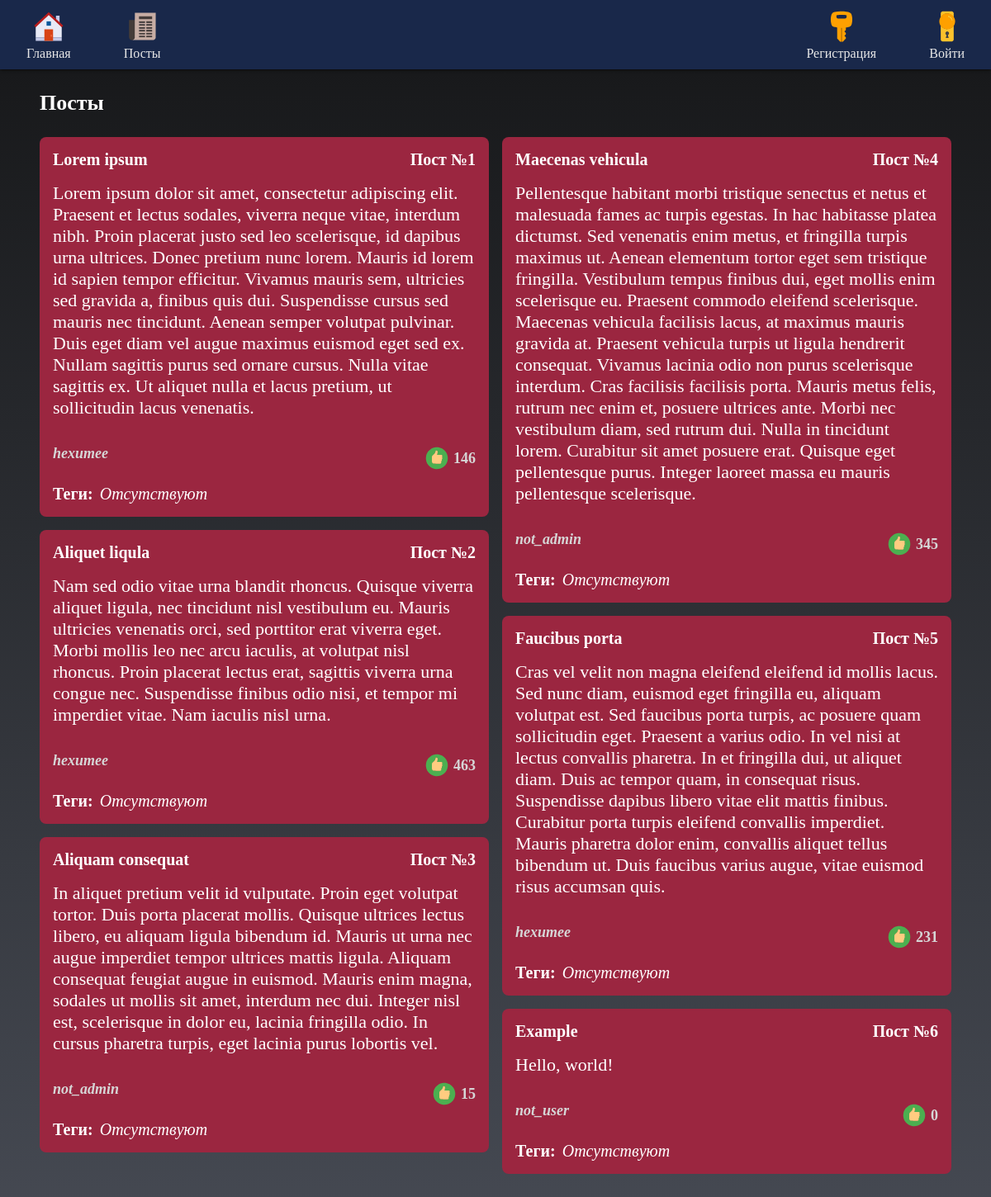
/posts/, run on the app's committed database.
### lab7_django/models.py (models this page shows, shortened)
class Post(Model):
    pid = AutoField(verbose_name="Идентификатор поста", primary_key=True)
    nickname = TextField(verbose_name="Никнейм")
    header = TextField(verbose_name="Заголовок")
    text = TextField(verbose_name="Текст")
    likes_cnt = IntegerField(verbose_name="Количество лайков", default=0)
    class Meta:
        verbose_name = "Пост"
        verbose_name_plural = "Посты"

### lab7_django/views.py (the view)
# urls.py: path("posts/", views.posts, name="posts"),
def posts(request):
    posts = Post.objects.all()
    ptags = Tags.objects.all()
    posted = {}
    tagged = {}
    for tag in ptags:
        if tag.pid not in tagged.keys():
            tagged.update({tag.pid: [tag.tag]})
        else:
            tagged[tag.pid].append(tag.tag)
    print(tagged)
    for post in posts:
        posted.update({post.pid: {"nickname": post.nickname, "header": post.header, "text": post.text, "likes": post.likes_cnt, "tags": ", ".join(tagged[post.pid]) if post.pid in tagged.keys() else None}})
    return render(request, "posts/posts.html", {"role": get_role(request.user), "result": posted})

### lab7_django/views.py (called while the page is built, shortened)
def get_role(user):
    role = "None"
    return role

### lab7_django/templates/posts/posts.html (shortened to what this page needs)
{% load static %}
<html>
    <head>
        <link href="{% static 'css/main.css' %}" rel="stylesheet">
        <link href="{% static 'css/posts.css' %}" rel="stylesheet">
        <link href="{% static 'css/header.css' %}" rel="stylesheet">
        <link href="{% static 'css/post_admin.css' %}" rel="stylesheet">
    </head>
    <body>
        {% include 'main/header.html' %}
        <container>
            <div class="inner">
                <h3>Посты</h3>
                <div class="post_container">
                    {% for key, value in result.items %}
                        <div class="post">
                            <div class="postheader">
                                <h4 class="tag">{{ value.header }}</h4>
                                <h4 class="idx">Пост №{{ key }}</h4>
                            </div>
                            <p>{{ value.text }}</p>
                            <div class="postfooter">
                                <h4 class="from">{{ value.nickname }}</h4>
                                <div style="display: flex; flex-direction: row; align-items: center;">
                                    <img src="{% static 'images/icons/menu/likes.svg'%}" style="width: 32px; margin-right: 4px;"/>
                                    <h4 class="likes">{{ value.likes }}</h4>
                                </div>
                            </div>
                            <div class="posttags" style="display: flex; flex-direction: row; align-items: center; margin-top: 16px;">
                                <h4 class="tagc" style="margin-right: 8px;">Теги:</h4>
                                {% if value.tags %}
                                    <p style="margin: 0; padding: 0;">{{value.tags}}</p>
                                {% else %}
                                    <i class="tagc">Отсутствуют</i>
                                {% endif %}
                            </div>
                        </div>
                    {% endfor %}
                </div>
            </div>
        </container>
    </body>
</html>

### static/css/main.css (style rules this page uses)
container { width: 100%; display: block; position: absolute; height: auto; bottom: 0; top: 84px; left: 0; right: 0; background: linear-gradient(to top, #454952, #18191b); }
container p { color: white; font-family: "Nunito", serif; font-size: 18px; }
container h3 { color: white; font-family: "Nunito", serif; font-size: 26px; }
container div { padding-left: 48px; }

### static/css/posts.css (style rules this page uses)
container .inner { padding: 0 48px; }
container div { padding: 0; }
container { overflow: auto; }
.post { background: #9b2640; border-radius: 8px; padding: 16px; margin-bottom: 16px; display: inline-block; box-sizing: border-box; width: 100%; }
.post p { margin: 0; font-size: 22px; }
.post .tag { margin: 0; font-family: "Nunito", serif; color: white; font-size: 20px; margin-bottom: 16px; }
.postheader { display: flex; justify-content: space-between; }
.postfooter .tag, .idx { margin: 0; font-family: "Nunito", serif; color: white; font-size: 20px; }
.postfooter { display: flex; justify-content: space-between; margin-top: 32px; }
.postfooter .from, .likes { margin: 0; font-family: "Nunito", serif; color: #d6d6d6; font-size: 18px; }
.postfooter .from { font-style: italic; }
.postfooter .likes { font-weight: bold; }
.post_container { column-count: 2; }
.tagc { margin: 0; font-family: "Nunito", serif; color: white; font-size: 20px; }

### static/css/header.css (style rules this page uses)
body { margin: 0; }

### static/css/post_admin.css (style rules this page uses)
container { overflow: auto; padding-bottom: 32px; }

### data on the page
Post: header "Lorem ipsum", text "Lorem ipsum dolor sit amet, consectetur adipiscing elit. Praesent et lectus sodales, viverra neque vitae, interdum nibh. Proin placerat justo sed leo scelerisque, id dapibus urna ultrices. Donec pretium nunc lorem. Mauris id lorem id sapien tempor efficitur. Vivamus mauris sem, ultricies sed gravida a, finibus quis dui. Suspendisse cursus sed mauris nec tincidunt. Aenean semper volutpat pulvinar. Duis eget diam vel augue maximus euismod eget sed ex. Nullam sagittis purus sed ornare cursus. Nulla vitae sagittis ex. Ut aliquet nulla et lacus pretium, ut sollicitudin lacus venenatis.", nickname "hexumee"
Post: header "Aliquet liqula", text "Nam sed odio vitae urna blandit rhoncus. Quisque viverra aliquet ligula, nec tincidunt nisl vestibulum eu. Mauris ultricies venenatis orci, sed porttitor erat viverra eget. Morbi mollis leo nec arcu iaculis, at volutpat nisl rhoncus. Proin placerat lectus erat, sagittis viverra urna congue nec. Suspendisse finibus odio nisi, et tempor mi imperdiet vitae. Nam iaculis nisl urna.", nickname "hexumee"
Post: header "Aliquam consequat", text "In aliquet pretium velit id vulputate. Proin eget volutpat tortor. Duis porta placerat mollis. Quisque ultrices lectus libero, eu aliquam ligula bibendum id. Mauris ut urna nec augue imperdiet tempor ultrices mattis ligula. Aliquam consequat feugiat augue in euismod. Mauris enim magna, sodales ut mollis sit amet, interdum nec dui. Integer nisl est, scelerisque in dolor eu, lacinia fringilla odio. In cursus pharetra turpis, eget lacinia purus lobortis vel.", nickname "not_admin"
Post: header "Maecenas vehicula", text "Pellentesque habitant morbi tristique senectus et netus et malesuada fames ac turpis egestas. In hac habitasse platea dictumst. Sed venenatis enim metus, et fringilla turpis maximus ut. Aenean elementum tortor eget sem tristique fringilla. Vestibulum tempus finibus dui, eget mollis enim scelerisque eu. Praesent commodo eleifend scelerisque. Maecenas vehicula facilisis lacus, at maximus mauris gravida at. Praesent vehicula turpis ut ligula hendrerit consequat. Vivamus lacinia odio non purus scelerisque interdum. Cras facilisis facilisis porta. Mauris metus felis, rutrum nec enim et, posuere ultrices ante. Morbi nec vestibulum diam, sed rutrum dui. Nulla in tincidunt lorem. Curabitur sit amet…", nickname "not_admin"
Post: header "Faucibus porta", text "Cras vel velit non magna eleifend eleifend id mollis lacus. Sed nunc diam, euismod eget fringilla eu, aliquam volutpat est. Sed faucibus porta turpis, ac posuere quam sollicitudin eget. Praesent a varius odio. In vel nisi at lectus convallis pharetra. In et fringilla dui, ut aliquet diam. Duis ac tempor quam, in consequat risus. Suspendisse dapibus libero vitae elit mattis finibus. Curabitur porta turpis eleifend convallis imperdiet. Mauris pharetra dolor enim, convallis aliquet tellus bibendum ut. Duis faucibus varius augue, vitae euismod risus accumsan quis.", nickname "hexumee"
Post: header "Example", text "Hello, world!", nickname "not_user"

### other printed values
{{ key }} "1" "2" "3" "4" "5" "6"
{{ value.likes }} "146" "463" "15" "345" "231" "0"
